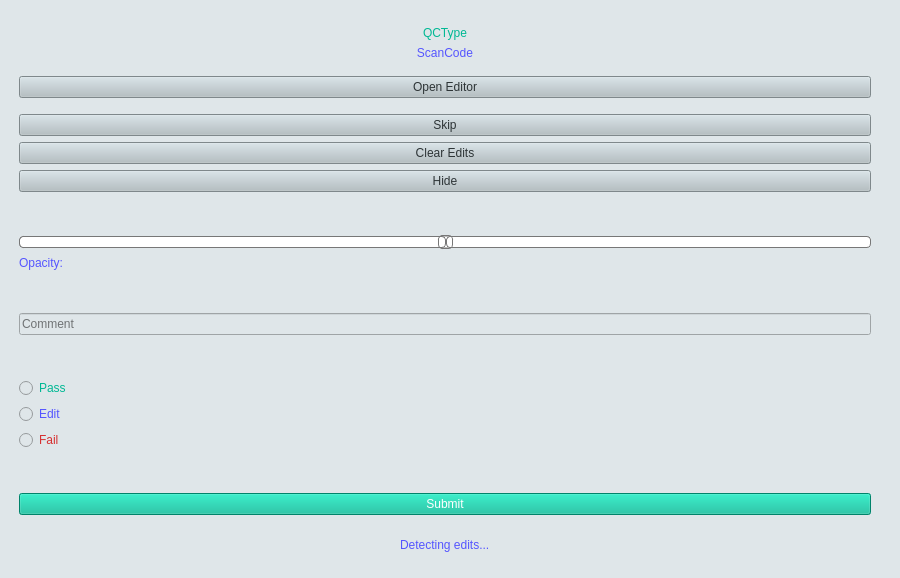
<?xml version="1.0" encoding="UTF-8"?>
<ui version="4.0">
 <class>MainWindow</class>
 <widget class="QMainWindow" name="MainWindow">
  <property name="geometry">
   <rect>
    <x>0</x>
    <y>0</y>
    <width>900</width>
    <height>578</height>
   </rect>
  </property>
  <property name="cursor">
   <cursorShape>ArrowCursor</cursorShape>
  </property>
  <property name="windowTitle">
   <string>QC Tool</string>
  </property>
  <property name="styleSheet">
   <string notr="true"/>
  </property>
  <widget class="QWidget" name="centralwidget">
   <property name="styleSheet">
    <string notr="true">background-color: rgb(223, 230, 233);
</string>
   </property>
   <layout class="QHBoxLayout" name="horizontalLayout">
    <item>
     <spacer name="horizontalSpacer_3">
      <property name="orientation">
       <enum>Qt::Horizontal</enum>
      </property>
      <property name="sizeType">
       <enum>QSizePolicy::Fixed</enum>
      </property>
      <property name="sizeHint" stdset="0">
       <size>
        <width>10</width>
        <height>20</height>
       </size>
      </property>
     </spacer>
    </item>
    <item>
     <layout class="QVBoxLayout" name="verticalLayout">
      <item>
       <layout class="QVBoxLayout" name="verticalLayout_3">
        <item alignment="Qt::AlignHCenter">
         <widget class="QLabel" name="label_type">
          <property name="sizePolicy">
           <sizepolicy hsizetype="Minimum" vsizetype="Maximum">
            <horstretch>0</horstretch>
            <verstretch>0</verstretch>
           </sizepolicy>
          </property>
          <property name="styleSheet">
           <string notr="true">color: rgb(0, 184, 148);
font: 81 13pt &quot;Open Sans&quot;;</string>
          </property>
          <property name="text">
           <string>QCType</string>
          </property>
         </widget>
        </item>
        <item>
         <widget class="QLabel" name="label_code">
          <property name="sizePolicy">
           <sizepolicy hsizetype="Minimum" vsizetype="Maximum">
            <horstretch>0</horstretch>
            <verstretch>0</verstretch>
           </sizepolicy>
          </property>
          <property name="cursor">
           <cursorShape>ArrowCursor</cursorShape>
          </property>
          <property name="styleSheet">
           <string notr="true">color: rgb(85, 85, 255);
font: 81 13pt &quot;Open Sans&quot;;</string>
          </property>
          <property name="text">
           <string>ScanCode</string>
          </property>
          <property name="alignment">
           <set>Qt::AlignCenter</set>
          </property>
         </widget>
        </item>
        <item>
         <spacer name="verticalSpacer_4">
          <property name="orientation">
           <enum>Qt::Vertical</enum>
          </property>
          <property name="sizeType">
           <enum>QSizePolicy::Fixed</enum>
          </property>
          <property name="sizeHint" stdset="0">
           <size>
            <width>20</width>
            <height>10</height>
           </size>
          </property>
         </spacer>
        </item>
        <item>
         <widget class="QPushButton" name="button_open">
          <property name="sizePolicy">
           <sizepolicy hsizetype="Minimum" vsizetype="Maximum">
            <horstretch>0</horstretch>
            <verstretch>0</verstretch>
           </sizepolicy>
          </property>
          <property name="styleSheet">
           <string notr="true">background-color: rgb(178, 190, 195);
color: rgb(45, 52, 54);
font: 81 9pt &quot;Open Sans&quot;;</string>
          </property>
          <property name="text">
           <string>Open Editor</string>
          </property>
          <property name="autoRepeat">
           <bool>false</bool>
          </property>
          <property name="flat">
           <bool>false</bool>
          </property>
         </widget>
        </item>
        <item>
         <spacer name="verticalSpacer_6">
          <property name="orientation">
           <enum>Qt::Vertical</enum>
          </property>
          <property name="sizeType">
           <enum>QSizePolicy::Fixed</enum>
          </property>
          <property name="sizeHint" stdset="0">
           <size>
            <width>20</width>
            <height>10</height>
           </size>
          </property>
         </spacer>
        </item>
        <item>
         <widget class="QPushButton" name="button_skip">
          <property name="sizePolicy">
           <sizepolicy hsizetype="Minimum" vsizetype="Maximum">
            <horstretch>0</horstretch>
            <verstretch>0</verstretch>
           </sizepolicy>
          </property>
          <property name="styleSheet">
           <string notr="true">background-color: rgb(178, 190, 195);
color: rgb(45, 52, 54);
font: 81 9pt &quot;Open Sans&quot;;</string>
          </property>
          <property name="text">
           <string>Skip</string>
          </property>
         </widget>
        </item>
        <item>
         <widget class="QPushButton" name="button_clear">
          <property name="sizePolicy">
           <sizepolicy hsizetype="Minimum" vsizetype="Maximum">
            <horstretch>0</horstretch>
            <verstretch>0</verstretch>
           </sizepolicy>
          </property>
          <property name="styleSheet">
           <string notr="true">background-color: rgb(178, 190, 195);
color: rgb(45, 52, 54);
font: 81 9pt &quot;Open Sans&quot;;</string>
          </property>
          <property name="text">
           <string>Clear Edits</string>
          </property>
         </widget>
        </item>
        <item>
         <widget class="QPushButton" name="button_hide">
          <property name="sizePolicy">
           <sizepolicy hsizetype="Minimum" vsizetype="Maximum">
            <horstretch>0</horstretch>
            <verstretch>0</verstretch>
           </sizepolicy>
          </property>
          <property name="styleSheet">
           <string notr="true">background-color: rgb(178, 190, 195);
color: rgb(45, 52, 54);
font: 81 9pt &quot;Open Sans&quot;;</string>
          </property>
          <property name="text">
           <string>Hide</string>
          </property>
         </widget>
        </item>
       </layout>
      </item>
      <item>
       <spacer name="verticalSpacer_8">
        <property name="orientation">
         <enum>Qt::Vertical</enum>
        </property>
        <property name="sizeType">
         <enum>QSizePolicy::Fixed</enum>
        </property>
        <property name="sizeHint" stdset="0">
         <size>
          <width>20</width>
          <height>20</height>
         </size>
        </property>
       </spacer>
      </item>
      <item>
       <layout class="QVBoxLayout" name="verticalLayout_2">
        <item>
         <widget class="QSlider" name="slider_opacity">
          <property name="sizePolicy">
           <sizepolicy hsizetype="Minimum" vsizetype="Maximum">
            <horstretch>0</horstretch>
            <verstretch>0</verstretch>
           </sizepolicy>
          </property>
          <property name="styleSheet">
           <string notr="true">QSlider::groove:horizontal {
border: 1px solid #bbb;
background: white;
height: 10px;
border-radius: 4px;
}

QSlider::sub-page:horizontal {
background: qlineargradient(x1: 0, y1: 0,    x2: 0, y2: 1,
    stop: 0 #66e, stop: 1 #bbf);
background: qlineargradient(x1: 0, y1: 0.2, x2: 1, y2: 1,
    stop: 0 #bbf, stop: 1 #55f);
border: 1px solid #777;
height: 10px;
border-radius: 4px;
}

QSlider::add-page:horizontal {
background: #fff;
border: 1px solid #777;
height: 10px;
border-radius: 4px;
}

QSlider::handle:horizontal {
background: qlineargradient(x1:0, y1:0, x2:1, y2:1,
    stop:0 #eee, stop:1 #ccc);
border: 1px solid #777;
width: 13px;
margin-top: -2px;
margin-bottom: -2px;
border-radius: 4px;
}

QSlider::handle:horizontal:hover {
background: qlineargradient(x1:0, y1:0, x2:1, y2:1,
    stop:0 #fff, stop:1 #ddd);
border: 1px solid #444;
border-radius: 4px;
}

QSlider::sub-page:horizontal:disabled {
background: #bbb;
border-color: #999;
}

QSlider::add-page:horizontal:disabled {
background: #eee;
border-color: #999;
}

QSlider::handle:horizontal:disabled {
background: #eee;
border: 1px solid #aaa;
border-radius: 4px;
}</string>
          </property>
          <property name="maximum">
           <number>100</number>
          </property>
          <property name="singleStep">
           <number>15</number>
          </property>
          <property name="value">
           <number>50</number>
          </property>
          <property name="orientation">
           <enum>Qt::Horizontal</enum>
          </property>
         </widget>
        </item>
        <item>
         <widget class="QLabel" name="label_opacity">
          <property name="sizePolicy">
           <sizepolicy hsizetype="Maximum" vsizetype="Maximum">
            <horstretch>0</horstretch>
            <verstretch>0</verstretch>
           </sizepolicy>
          </property>
          <property name="styleSheet">
           <string notr="true">color: rgb(85, 85, 255);
font: 81 9pt &quot;Open Sans&quot;;</string>
          </property>
          <property name="text">
           <string>Opacity:</string>
          </property>
          <property name="alignment">
           <set>Qt::AlignCenter</set>
          </property>
         </widget>
        </item>
       </layout>
      </item>
      <item>
       <spacer name="verticalSpacer_7">
        <property name="orientation">
         <enum>Qt::Vertical</enum>
        </property>
        <property name="sizeType">
         <enum>QSizePolicy::Fixed</enum>
        </property>
        <property name="sizeHint" stdset="0">
         <size>
          <width>20</width>
          <height>20</height>
         </size>
        </property>
       </spacer>
      </item>
      <item>
       <widget class="QLineEdit" name="line_comment">
        <property name="sizePolicy">
         <sizepolicy hsizetype="Minimum" vsizetype="Fixed">
          <horstretch>0</horstretch>
          <verstretch>0</verstretch>
         </sizepolicy>
        </property>
        <property name="styleSheet">
         <string notr="true">font: 81 9pt &quot;Open Sans&quot;;</string>
        </property>
        <property name="text">
         <string/>
        </property>
        <property name="placeholderText">
         <string>Comment</string>
        </property>
       </widget>
      </item>
      <item>
       <spacer name="verticalSpacer">
        <property name="orientation">
         <enum>Qt::Vertical</enum>
        </property>
        <property name="sizeType">
         <enum>QSizePolicy::Fixed</enum>
        </property>
        <property name="sizeHint" stdset="0">
         <size>
          <width>20</width>
          <height>20</height>
         </size>
        </property>
       </spacer>
      </item>
      <item>
       <layout class="QVBoxLayout" name="verticalLayout_4">
        <item>
         <widget class="QRadioButton" name="button_pass">
          <property name="sizePolicy">
           <sizepolicy hsizetype="Minimum" vsizetype="Maximum">
            <horstretch>0</horstretch>
            <verstretch>0</verstretch>
           </sizepolicy>
          </property>
          <property name="styleSheet">
           <string notr="true">color: rgb(0, 184, 148);
font: 81 11pt &quot;Open Sans&quot;;</string>
          </property>
          <property name="text">
           <string>Pass</string>
          </property>
         </widget>
        </item>
        <item>
         <widget class="QRadioButton" name="button_edit">
          <property name="sizePolicy">
           <sizepolicy hsizetype="Minimum" vsizetype="Maximum">
            <horstretch>0</horstretch>
            <verstretch>0</verstretch>
           </sizepolicy>
          </property>
          <property name="styleSheet">
           <string notr="true">color: rgb(85, 85, 255);
font: 81 11pt &quot;Open Sans&quot;;</string>
          </property>
          <property name="text">
           <string>Edit</string>
          </property>
         </widget>
        </item>
        <item>
         <widget class="QRadioButton" name="button_fail">
          <property name="sizePolicy">
           <sizepolicy hsizetype="Minimum" vsizetype="Maximum">
            <horstretch>0</horstretch>
            <verstretch>0</verstretch>
           </sizepolicy>
          </property>
          <property name="styleSheet">
           <string notr="true">color: rgb(214, 48, 49);
font: 81 11pt &quot;Open Sans&quot;;</string>
          </property>
          <property name="text">
           <string>Fail</string>
          </property>
         </widget>
        </item>
       </layout>
      </item>
      <item>
       <spacer name="verticalSpacer_5">
        <property name="orientation">
         <enum>Qt::Vertical</enum>
        </property>
        <property name="sizeType">
         <enum>QSizePolicy::Fixed</enum>
        </property>
        <property name="sizeHint" stdset="0">
         <size>
          <width>20</width>
          <height>20</height>
         </size>
        </property>
       </spacer>
      </item>
      <item>
       <widget class="QPushButton" name="button_submit">
        <property name="sizePolicy">
         <sizepolicy hsizetype="Minimum" vsizetype="Maximum">
          <horstretch>0</horstretch>
          <verstretch>0</verstretch>
         </sizepolicy>
        </property>
        <property name="styleSheet">
         <string notr="true">background-color: rgb(0, 184, 148);
color: rgb(255, 255, 255);
font: 81 11pt &quot;Open Sans&quot;;</string>
        </property>
        <property name="text">
         <string>Submit</string>
        </property>
       </widget>
      </item>
      <item alignment="Qt::AlignHCenter">
       <widget class="QLabel" name="label_detect">
        <property name="sizePolicy">
         <sizepolicy hsizetype="Minimum" vsizetype="Maximum">
          <horstretch>0</horstretch>
          <verstretch>0</verstretch>
         </sizepolicy>
        </property>
        <property name="styleSheet">
         <string notr="true">color: rgb(85, 85, 255);
font: 81 9pt &quot;Open Sans&quot;;</string>
        </property>
        <property name="text">
         <string>Detecting edits...</string>
        </property>
       </widget>
      </item>
     </layout>
    </item>
    <item>
     <spacer name="horizontalSpacer_2">
      <property name="orientation">
       <enum>Qt::Horizontal</enum>
      </property>
      <property name="sizeType">
       <enum>QSizePolicy::Fixed</enum>
      </property>
      <property name="sizeHint" stdset="0">
       <size>
        <width>10</width>
        <height>20</height>
       </size>
      </property>
     </spacer>
    </item>
    <item>
     <layout class="QVBoxLayout" name="image_frame">
      <property name="sizeConstraint">
       <enum>QLayout::SetMinimumSize</enum>
      </property>
     </layout>
    </item>
    <item>
     <spacer name="horizontalSpacer">
      <property name="orientation">
       <enum>Qt::Horizontal</enum>
      </property>
      <property name="sizeType">
       <enum>QSizePolicy::Fixed</enum>
      </property>
      <property name="sizeHint" stdset="0">
       <size>
        <width>10</width>
        <height>20</height>
       </size>
      </property>
     </spacer>
    </item>
   </layout>
  </widget>
 </widget>
 <resources/>
 <connections/>
</ui>
